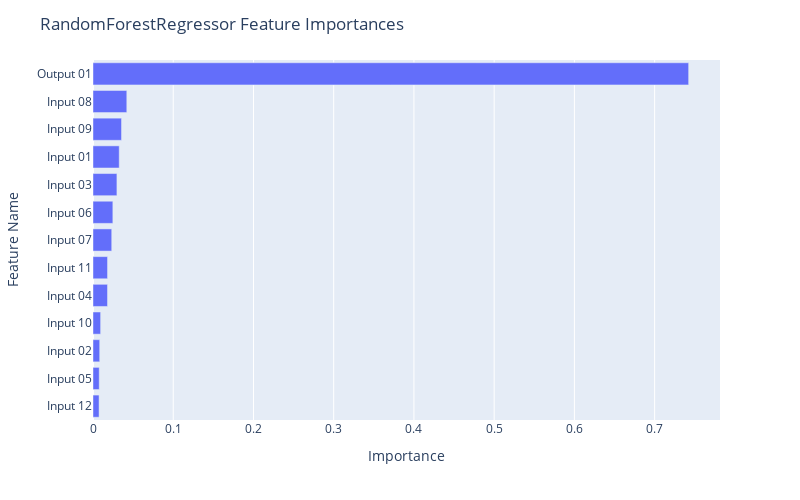

The notebook cell this image was saved under:
### Code cell
fig = px.bar(df_rf, x="Importance", y="Feature Name")

fig.update_layout(
    autosize=False,
    width=800,
    height=500,
    title_text=f"RandomForestRegressor Feature Importances",
    yaxis={'categoryorder':'total ascending'}
)

fig.show()

### Figure 1 — Plotly figure (JSON) as saved in the notebook; plotly's stock layout.template omitted (floating-point values rounded to 4 significant figures)
{"data": [{"alignmentgroup": "True", "hovertemplate": "Importance=%{x}<br>Feature Name=%{y}<extra></extra>", "legendgroup": "", "marker": {"color": "#636efa", "pattern": {"shape": ""}}, "name": "", "offsetgroup": "", "orientation": "h", "showlegend": false, "textposition": "auto", "type": "bar", "x": [0.7424, 0.04212, 0.03554, 0.03268, 0.02981, 0.02474, 0.02334, 0.0181, 0.01809, 0.009492, 0.008366, 0.007752, 0.007562], "xaxis": "x", "y": ["Output 01", "Input 08", "Input 09", "Input 01", "Input 03", "Input 06", "Input 07", "Input 11", "Input 04", "Input 10", "Input 02", "Input 05", "Input 12"], "yaxis": "y"}], "layout": {"autosize": false, "barmode": "relative", "height": 500, "legend": {"tracegroupgap": 0}, "margin": {"t": 60}, "title": {"text": "RandomForestRegressor Feature Importances"}, "width": 800, "xaxis": {"anchor": "y", "autorange": true, "domain": [0, 1], "range": [0, 0.7815], "title": {"text": "Importance"}, "type": "linear"}, "yaxis": {"anchor": "x", "autorange": true, "categoryorder": "total ascending", "domain": [0, 1], "range": [-0.5, 12.5], "title": {"text": "Feature Name"}, "type": "category"}}}
